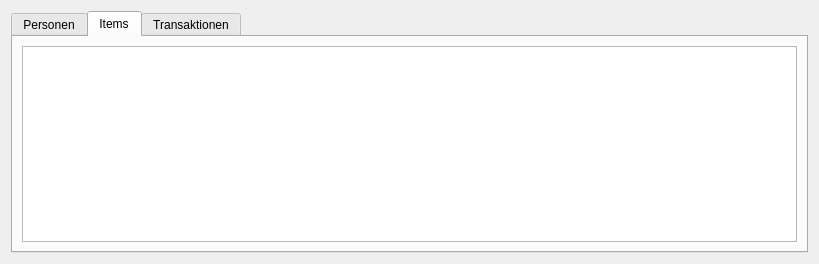
<?xml version="1.0" encoding="UTF-8"?>
<ui version="4.0">
 <class>TableWidget</class>
 <widget class="QWidget" name="TableWidget">
  <property name="geometry">
   <rect>
    <x>0</x>
    <y>0</y>
    <width>819</width>
    <height>264</height>
   </rect>
  </property>
  <property name="windowTitle">
   <string>Form</string>
  </property>
  <layout class="QVBoxLayout" name="verticalLayout">
   <item>
    <layout class="QGridLayout" name="TableLayout">
     <item row="0" column="0">
      <widget class="QTabWidget" name="TabSelector">
       <property name="currentIndex">
        <number>1</number>
       </property>
       <widget class="QWidget" name="personwid">
        <attribute name="title">
         <string>Personen</string>
        </attribute>
        <layout class="QHBoxLayout" name="horizontalLayout_2">
         <item>
          <layout class="QGridLayout" name="persgrid">
           <item row="0" column="0">
            <widget class="QTableView" name="persontab"/>
           </item>
          </layout>
         </item>
        </layout>
       </widget>
       <widget class="QWidget" name="itemwid">
        <attribute name="title">
         <string>Items</string>
        </attribute>
        <layout class="QHBoxLayout" name="horizontalLayout">
         <item>
          <layout class="QGridLayout" name="itemgrid">
           <item row="0" column="0">
            <widget class="QTableView" name="itemtab"/>
           </item>
          </layout>
         </item>
        </layout>
       </widget>
       <widget class="QWidget" name="transwid">
        <attribute name="title">
         <string>Transaktionen</string>
        </attribute>
        <layout class="QHBoxLayout" name="horizontalLayout_3">
         <item>
          <layout class="QGridLayout" name="transgrid">
           <item row="0" column="0">
            <widget class="QTableView" name="transtab"/>
           </item>
          </layout>
         </item>
        </layout>
       </widget>
      </widget>
     </item>
    </layout>
   </item>
  </layout>
 </widget>
 <resources/>
 <connections/>
</ui>
